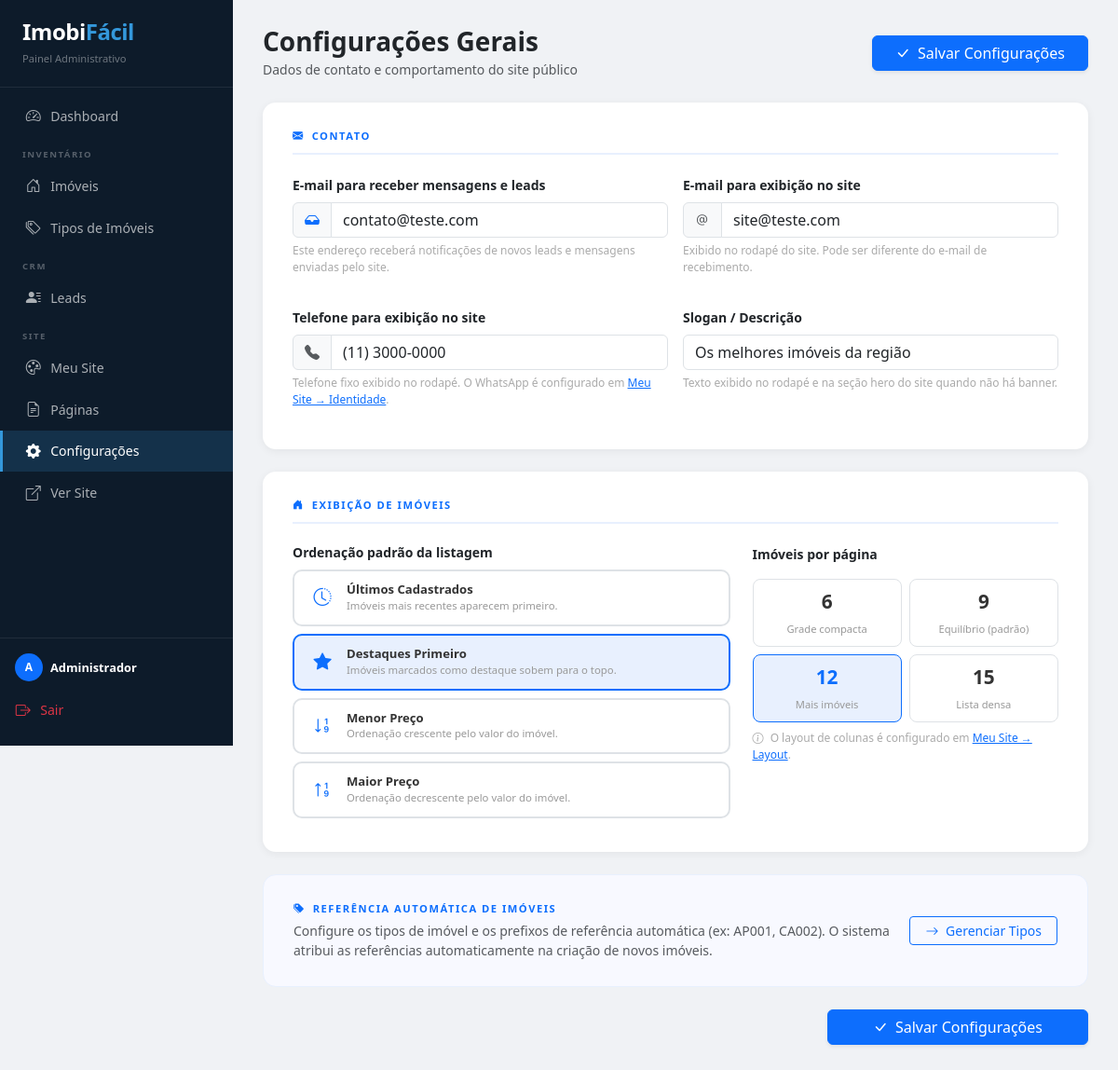
Page /admin/configuracoes (signed in) on the committed database.
### app/models.py (models this page shows, shortened)
class Usuario(db.Model, UserMixin):
    __tablename__ = 'usuarios'
    id             = db.Column(db.Integer, primary_key=True)
    imobiliaria_id = db.Column(db.Integer, db.ForeignKey('imobiliarias.id'), nullable=False)
    nome           = db.Column(db.String(100), nullable=False)
    email          = db.Column(db.String(120), unique=True, nullable=False)
    senha_hash     = db.Column(db.String(256))

class Imobiliaria(db.Model):
    __tablename__ = 'imobiliarias'
    id         = db.Column(db.Integer, primary_key=True)
    nome       = db.Column(db.String(100), nullable=False)
    dominio    = db.Column(db.String(100), unique=True, nullable=False)
    api_token  = db.Column(db.String(100), unique=True, nullable=False)
    ativo                 = db.Column(db.Boolean, default=True)
    plano                 = db.Column(db.String(30),  default='basico')
    criado_em             = db.Column(db.DateTime,    default=datetime.utcnow)
    slug                  = db.Column(db.String(80),  unique=True)   # ex: "imob-master" → imob-master.imobifacil.com
    dominio_personalizado = db.Column(db.String(255))                # ex: "www.imobiliaria.com.br"
    tema_ativo     = db.Column(db.String(50),  default='clean')
    logo_url       = db.Column(db.String(255))
    whatsapp       = db.Column(db.String(20))
    layout_banner  = db.Column(db.String(20),  default='fullscreen')
    layout_busca   = db.Column(db.String(20),  default='abaixo')
    layout_grid    = db.Column(db.String(5),   default='3')
    layout_logo    = db.Column(db.String(20),  default='esquerda')
    email_contato      = db.Column(db.String(120))   # recebe leads/mensagens
    email_exibicao     = db.Column(db.String(120))   # exibido no site
    telefone           = db.Column(db.String(30))    # telefone fixo no rodapé
    slogan             = db.Column(db.String(200))   # texto do rodapé/hero
    ordenacao_imoveis  = db.Column(db.String(20),  default='recentes')  # recentes|destaque|preco_asc|preco_desc
    imoveis_por_pagina = db.Column(db.Integer,     default=9)
    usuarios     = db.relationship('Usuario',    backref='imobiliaria', lazy=True)
    imoveis      = db.relationship('Imovel',     backref='imobiliaria', lazy=True)
    tipos_imovel = db.relationship('TipoImovel', backref='imobiliaria', lazy=True)
    leads        = db.relationship('Lead',       backref='imobiliaria', lazy=True)
    banners      = db.relationship('BannerSite', backref='imobiliaria', lazy=True,
                                   order_by='BannerSite.ordem')
    paginas      = db.relationship('PaginaSite', backref='imobiliaria', lazy=True,
                                   order_by='PaginaSite.ordem')
    menu_links   = db.relationship('MenuLink',   backref='imobiliaria', lazy=True,
                                   order_by='MenuLink.ordem')

### app/admin/routes.py (the view, shortened to what this page needs)
@admin_bp.route('/configuracoes', methods=['GET', 'POST'])
@login_required
def configuracoes():
    from ..models import Imobiliaria
    imob = Imobiliaria.query.get(current_user.imobiliaria_id)
    return render_template('admin/configuracoes.html', imob=imob)

### app/templates/admin/configuracoes.html (shortened to what this page needs)
{% extends 'admin/base.html' %}
{% block content %}
<form method="POST" action="{{ url_for('admin.configuracoes') }}">
<div class="d-flex justify-content-between align-items-center mb-4">
    <div>
        <h2 class="h3 fw-bold mb-0">Configurações Gerais</h2>
        <small class="text-muted">Dados de contato e comportamento do site público</small>
    </div>
    <button type="submit" class="btn btn-primary px-4 shadow-sm">
        <i class="bi bi-check-lg me-1"></i> Salvar Configurações
    </button>
</div>
<div class="cfg-section">
    <div class="cfg-section-title">
        <i class="bi bi-envelope-fill"></i> Contato
    </div>
    <div class="row g-3">
        <div class="col-md-6">
            <label class="form-label fw-bold small">
                E-mail para receber mensagens e leads
            </label>
            <div class="input-group">
                <span class="input-group-text bg-light"><i class="bi bi-inbox-fill text-primary"></i></span>
                <input type="email" name="email_contato" class="form-control"
                       placeholder="ex: contato@minhaImobiliaria.com.br"
                       value="{{ imob.email_contato or '' }}">
            </div>
            <p class="cfg-hint">Este endereço receberá notificações de novos leads e mensagens enviadas pelo site.</p>
        </div>
        <div class="col-md-6">
            <label class="form-label fw-bold small">
                E-mail para exibição no site
            </label>
            <div class="input-group">
                <span class="input-group-text bg-light"><i class="bi bi-at text-muted"></i></span>
                <input type="email" name="email_exibicao" class="form-control"
                       placeholder="ex: vendas@minhaImobiliaria.com.br"
                       value="{{ imob.email_exibicao or '' }}">
            </div>
            <p class="cfg-hint">Exibido no rodapé do site. Pode ser diferente do e-mail de recebimento.</p>
        </div>
        <div class="col-md-6">
            <label class="form-label fw-bold small">Telefone para exibição no site</label>
            <div class="input-group">
                <span class="input-group-text bg-light"><i class="bi bi-telephone-fill text-muted"></i></span>
                <input type="text" name="telefone" class="form-control"
                       placeholder="ex: (11) 3000-0000"
                       value="{{ imob.telefone or '' }}">
            </div>
            <p class="cfg-hint">Telefone fixo exibido no rodapé. O WhatsApp é configurado em <a href="{{ url_for('admin.meusite', tab='identidade') }}">Meu Site → Identidade</a>.</p>
        </div>
        <div class="col-md-6">
            <label class="form-label fw-bold small">Slogan / Descrição</label>
            <input type="text" name="slogan" class="form-control"
                   placeholder="ex: Os melhores imóveis da região"
                   value="{{ imob.slogan or '' }}"
                   maxlength="200">
            <p class="cfg-hint">Texto exibido no rodapé e na seção hero do site quando não há banner.</p>
        </div>
    </div>
</div>
<div class="cfg-section">
    <div class="cfg-section-title">
        <i class="bi bi-house-door-fill"></i> Exibição de Imóveis
    </div>
    <div class="row g-4">
        <div class="col-lg-7">
            <label class="form-label fw-bold small d-block mb-2">Ordenação padrão da listagem</label>
            {% set ord_atual = imob.ordenacao_imoveis or 'recentes' %}
            {% for val, icone, label, desc in [
                ('recentes',   'bi-clock-history',    'Últimos Cadastrados',  'Imóveis mais recentes aparecem primeiro.'),
                ('destaque',   'bi-star-fill',         'Destaques Primeiro',  'Imóveis marcados como destaque sobem para o topo.'),
                ('preco_asc',  'bi-sort-numeric-down', 'Menor Preço',         'Ordenação crescente pelo valor do imóvel.'),
                ('preco_desc', 'bi-sort-numeric-up',   'Maior Preço',         'Ordenação decrescente pelo valor do imóvel.'),
            ] %}
            <label class="ordenacao-card mb-2 w-100 {{ 'selecionado' if ord_atual == val }}"
                   onclick="selOrd(this, '{{ val }}')">
                <i class="bi {{ icone }} oc-icon text-primary"></i>
                <div>
                    <div class="oc-label">{{ label }}</div>
                    <div class="oc-desc">{{ desc }}</div>
                </div>
            </label>
            {% endfor %}
        </div>
        <div class="col-lg-5">
            <label class="form-label fw-bold small">Imóveis por página</label>
            <div class="row g-2 mt-0">
                {% set ipp_atual = imob.imoveis_por_pagina or 9 %}
                {% for n, desc in [(6,'Grade compacta'),(9,'Equilíbrio (padrão)'),(12,'Mais imóveis'),(15,'Lista densa')] %}
                <div class="col-6">
                    <label class="d-block border rounded-3 text-center py-2 px-1"
                           style="cursor:pointer; transition:.15s;
                                  {{ 'border-color:#0d6efd !important; background:#e8f0fe;' if ipp_atual == n else '' }}">
                        <span class="fw-bold d-block" style="font-size:1.3rem;color:{{ '#0d6efd' if ipp_atual == n else '#333' }};">{{ n }}</span>
                        <span style="font-size:.7rem;color:#999;">{{ desc }}</span>
                    </label>
                </div>
                {% endfor %}
            </div>
            <p class="cfg-hint mt-2">
                <i class="bi bi-info-circle me-1"></i>
                O layout de colunas é configurado em <a href="{{ url_for('admin.meusite', tab='layout') }}">Meu Site → Layout</a>.
            </p>
        </div>
    </div>
</div>
<div class="cfg-section" style="background: #f8f9ff; box-shadow: none; border: 1px solid #e8f0fe;">
    <div class="d-flex align-items-center justify-content-between">
        <div>
            <div class="cfg-section-title mb-1" style="border: none; padding: 0;">
                <i class="bi bi-tags-fill"></i> Referência Automática de Imóveis
            </div>
            <p class="text-muted small mb-0">
                Configure os tipos de imóvel e os prefixos de referência automática (ex: AP001, CA002).
                O sistema atribui as referências automaticamente na criação de novos imóveis.
            </p>
        </div>
        <a href="{{ url_for('admin.listar_tipos') }}"
           class="btn btn-outline-primary btn-sm px-3 ms-3 flex-shrink-0">
            <i class="bi bi-arrow-right me-1"></i> Gerenciar Tipos
        </a>
    </div>
</div>
<div class="d-flex justify-content-end">
    <button type="submit" class="btn btn-primary px-5 shadow-sm">
        <i class="bi bi-check-lg me-1"></i> Salvar Configurações
    </button>
</div>
</form>
{% endblock %}

### app/templates/admin/base.html (shortened to what this page needs)
<!DOCTYPE html>
<html lang="pt-br">
<head>
    <link href="https://cdn.jsdelivr.net/npm/bootstrap@5.3.0/dist/css/bootstrap.min.css" rel="stylesheet">
    <link rel="stylesheet" href="https://cdn.jsdelivr.net/npm/bootstrap-icons@1.11.0/font/bootstrap-icons.css">
</head>
<body>
<nav id="sidebar">
    <div class="brand">
        <h4>Imobi<span style="color:#3498db;">Fácil</span></h4>
        <small>Painel Administrativo</small>
    </div>
    <div class="mt-2 flex-grow-1">
        <a href="{{ url_for('admin.dashboard') }}"
           class="nav-link-side {% if request.endpoint == 'admin.dashboard' %}active{% endif %}">
            <i class="bi bi-speedometer2"></i> Dashboard
        </a>
        <div class="nav-group-label">Inventário</div>
        <a href="{{ url_for('admin.listar_imoveis') }}"
           class="nav-link-side {% if request.endpoint in ['admin.listar_imoveis','admin.novo_imovel','admin.editar_imovel'] %}active{% endif %}">
            <i class="bi bi-house-door"></i> Imóveis
        </a>
        <a href="{{ url_for('admin.listar_tipos') }}"
           class="nav-link-side {% if request.endpoint in ['admin.listar_tipos','admin.novo_tipo'] %}active{% endif %}">
            <i class="bi bi-tags"></i> Tipos de Imóveis
        </a>
        <div class="nav-group-label">CRM</div>
        <a href="{{ url_for('leads.listar_leads') }}"
           class="nav-link-side {% if 'leads.' in request.endpoint %}active{% endif %}">
            <i class="bi bi-person-lines-fill"></i> Leads
        </a>
        <div class="nav-group-label">Site</div>
        <a href="{{ url_for('admin.meusite') }}"
           class="nav-link-side {% if 'admin.meusite' in request.endpoint or request.endpoint in ['admin.salvar_tema','admin.salvar_identidade','admin.novo_banner','admin.excluir_banner'] %}active{% endif %}">
            <i class="bi bi-palette"></i> Meu Site
        </a>
        <a href="{{ url_for('admin.paginas') }}"
           class="nav-link-side ">
            <i class="bi bi-file-earmark-text"></i> Páginas
        </a>
        <a href="{{ url_for('admin.configuracoes') }}"
           class="nav-link-side {% if request.endpoint == 'admin.configuracoes' %}active{% endif %}">
            <i class="bi bi-gear-fill"></i> Configurações
        </a>
        <a href="{{ url_for('site.index') }}" target="_blank"
           class="nav-link-side">
            <i class="bi bi-box-arrow-up-right"></i> Ver Site
        </a>
    </div>
    <div class="border-top border-secondary p-3" style="border-color: rgba(255,255,255,.08) !important;">
        {% if current_user.is_authenticated %}
        <div class="d-flex align-items-center gap-2 mb-2">
            <div class="rounded-circle bg-primary d-flex align-items-center justify-content-center text-white fw-bold"
                 style="width:30px;height:30px;font-size:.75rem;flex-shrink:0;">
                {{ current_user.nome[0].upper() if current_user.nome else 'U' }}
            </div>
            <div style="overflow:hidden;">
                <div class="text-white fw-bold" style="font-size:.8rem;white-space:nowrap;overflow:hidden;text-overflow:ellipsis;">
                    {{ current_user.nome }}
                </div>
            </div>
        </div>
        {% endif %}
        <a href="{{ url_for('auth.logout') }}" class="nav-link-side text-danger ps-0" style="border:none;">
            <i class="bi bi-box-arrow-right"></i> Sair
        </a>
    </div>
</nav>
<main id="main-content">
    {% block content %}{% endblock %}
</main>
</body>
</html>

### rows in the picture
Usuario: nome "A", nome "Administrador"
Imobiliaria: email_contato "contato@teste.com", email_exibicao "site@teste.com", telefone "(11) 3000-0000", slogan "Os melhores imóveis da região", ordenacao_imoveis "destaque" (drawn)

### other values in the picture
{{ label }} "Últimos Cadastrados" "Destaques Primeiro" "Menor Preço" "Maior Preço"
{{ desc }} "Imóveis mais recentes aparecem primeiro." "Imóveis marcados como destaque sobem para o topo." "Ordenação crescente pelo valor do imóvel." "Ordenação decrescente pelo valor do imóvel."
{{ n }} "6" "9" "12" "15"
{{ desc }} "Grade compacta" "Equilíbrio (padrão)" "Mais imóveis" "Lista densa"
